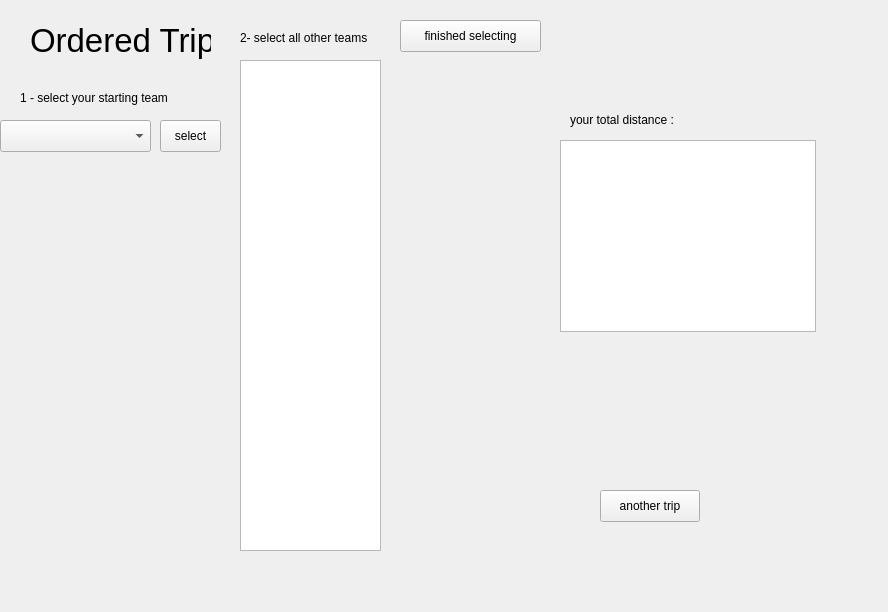
<?xml version="1.0" encoding="UTF-8"?>
<ui version="4.0">
 <class>orderedTrip</class>
 <widget class="QWidget" name="orderedTrip">
  <property name="geometry">
   <rect>
    <x>0</x>
    <y>0</y>
    <width>888</width>
    <height>612</height>
   </rect>
  </property>
  <property name="windowTitle">
   <string>Form</string>
  </property>
  <widget class="QComboBox" name="comboBox">
   <property name="geometry">
    <rect>
     <x>0</x>
     <y>120</y>
     <width>151</width>
     <height>32</height>
    </rect>
   </property>
  </widget>
  <widget class="QLabel" name="label">
   <property name="geometry">
    <rect>
     <x>30</x>
     <y>20</y>
     <width>181</width>
     <height>41</height>
    </rect>
   </property>
   <property name="font">
    <font>
     <pointsize>25</pointsize>
    </font>
   </property>
   <property name="text">
    <string>Ordered Trip </string>
   </property>
  </widget>
  <widget class="QLabel" name="label_2">
   <property name="geometry">
    <rect>
     <x>20</x>
     <y>90</y>
     <width>201</width>
     <height>16</height>
    </rect>
   </property>
   <property name="text">
    <string>1 - select your starting team</string>
   </property>
  </widget>
  <widget class="QLabel" name="label_3">
   <property name="geometry">
    <rect>
     <x>240</x>
     <y>30</y>
     <width>201</width>
     <height>16</height>
    </rect>
   </property>
   <property name="text">
    <string>2- select all other teams </string>
   </property>
  </widget>
  <widget class="QPushButton" name="pushButton_done">
   <property name="geometry">
    <rect>
     <x>400</x>
     <y>20</y>
     <width>141</width>
     <height>32</height>
    </rect>
   </property>
   <property name="text">
    <string>finished selecting</string>
   </property>
  </widget>
  <widget class="QTextBrowser" name="textBrowser">
   <property name="geometry">
    <rect>
     <x>560</x>
     <y>140</y>
     <width>256</width>
     <height>192</height>
    </rect>
   </property>
  </widget>
  <widget class="QLabel" name="label_4">
   <property name="geometry">
    <rect>
     <x>570</x>
     <y>110</y>
     <width>281</width>
     <height>20</height>
    </rect>
   </property>
   <property name="text">
    <string>your total distance : </string>
   </property>
  </widget>
  <widget class="QPushButton" name="pushButton_selectOrigin">
   <property name="geometry">
    <rect>
     <x>160</x>
     <y>120</y>
     <width>61</width>
     <height>32</height>
    </rect>
   </property>
   <property name="text">
    <string>select</string>
   </property>
  </widget>
  <widget class="QTableView" name="tableView">
   <property name="geometry">
    <rect>
     <x>240</x>
     <y>60</y>
     <width>141</width>
     <height>491</height>
    </rect>
   </property>
  </widget>
  <widget class="QPushButton" name="pushButton_startAnotherTrip">
   <property name="geometry">
    <rect>
     <x>600</x>
     <y>490</y>
     <width>100</width>
     <height>32</height>
    </rect>
   </property>
   <property name="text">
    <string>another trip</string>
   </property>
  </widget>
 </widget>
 <resources/>
 <connections/>
</ui>
